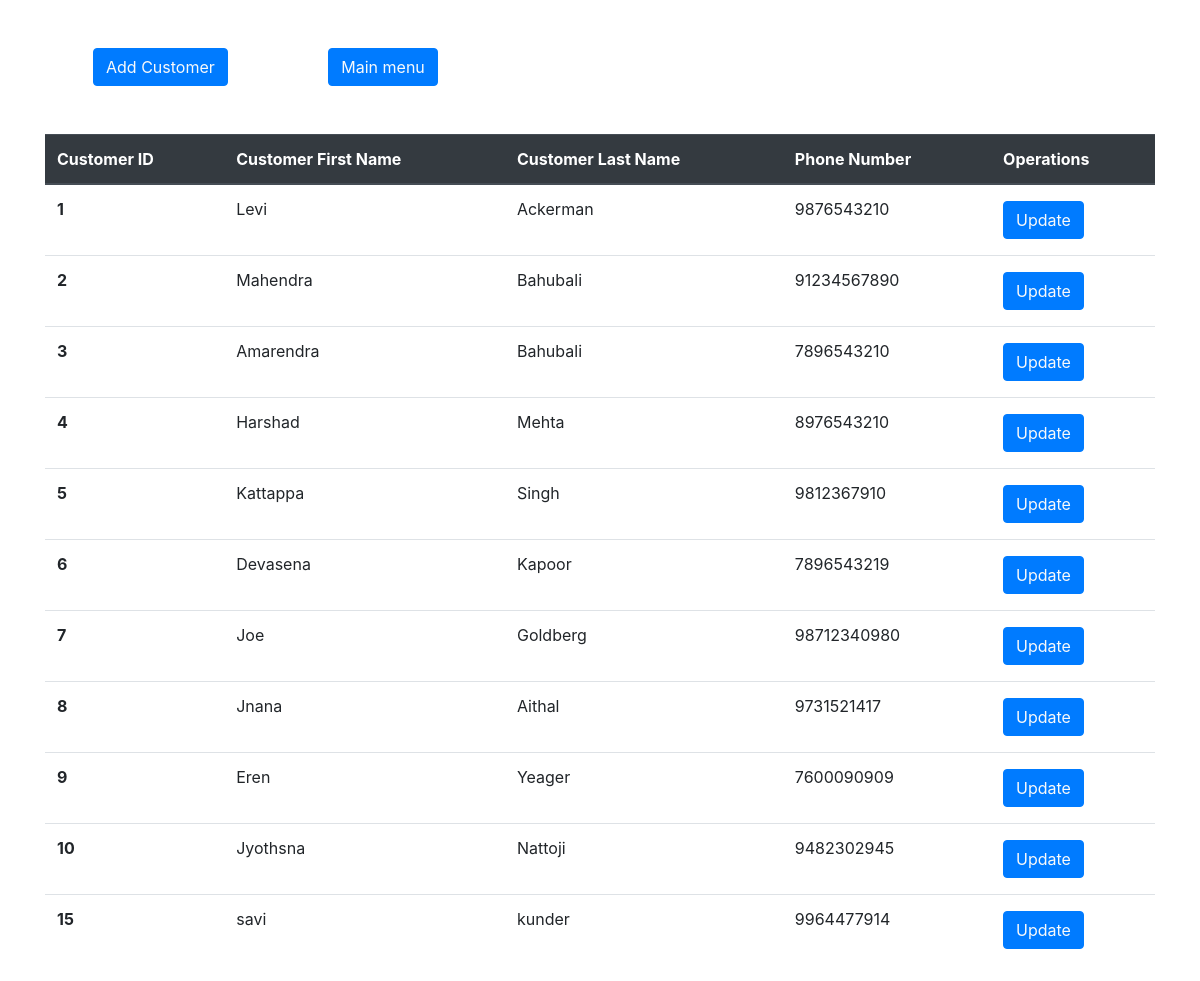
Screenshot of /displaycustomer.php with the database file from the repository.
### tables this page shows
CREATE TABLE `customer` (
  `Cust_ID` int(11) NOT NULL,
  `Cust_first_name` char(20) NOT NULL,
  `Cust_last_name` char(20) NOT NULL,
  `Ph_no` bigint(10) NOT NULL
);

### displaycustomer.php (the view, shortened to what this page needs)
<?php
include 'connect.php';
?>
<!DOCTYPE html>
<html lang="en">
<head>
    <link rel="stylesheet" type="text/css"href="css\bootstrap.min.css"></link>
    <link rel="stylesheet" type="text/css"href="css\style.css"></link>
</head>
<body>
<div class="container">
    <button class="btn btn-primary my-5 mx-5"><a href="addcust.php" class="text-light"> Add Customer</a>
    </button>
    <button class="btn btn-primary my-5 mx-5"><a href="manager.php" class="text-light"> Main menu</a>
    </button>
    <table class="table">
  <thead class="thead-dark">
    <tr>
      <th scope="col">Customer ID</th>
      <th scope="col">Customer First Name</th>
      <th scope="col">Customer Last Name</th>
      <th scope="col">Phone Number</th>
      <th scope="col">Operations</th>
    </tr>
  </thead>
  <tbody>
  <?php
        $sql ="Select * from `customer`";
        $result=mysqli_query($con,$sql);
        if($result)
        {
            while($row=mysqli_fetch_assoc($result))
            {
                $Cust_ID=$row['Cust_ID'];
                $Cust_first_name=$row['Cust_first_name'];
                $Cust_last_name=$row['Cust_last_name'];
                $Phone_no=$row['Ph_no'];
                echo'<tr>
                <th scope="row">'.$Cust_ID.'</th>
                <td>'.$Cust_first_name.'</td>
                <td>'.$Cust_last_name.'</td>
                <td>'.$Phone_no.'</td>
                <td>
                <button class="btn btn-primary my-1"><a href="updatecust.php?
                updateid='.$Cust_ID.'"
                class="text-light">Update</a></button>
                 </td>
              </tr>';
            }
        }
  ?>
  </tbody>
</table>
</div>
</body>
</html>

### rows the page displays
customer: Cust_ID "1", Cust_first_name "Levi", Cust_last_name "Ackerman", Ph_no "9876543210"
customer: Cust_ID "2", Cust_first_name "Mahendra", Cust_last_name "Bahubali", Ph_no "91234567890"
customer: Cust_ID "3", Cust_first_name "Amarendra", Cust_last_name "Bahubali", Ph_no "7896543210"
customer: Cust_ID "4", Cust_first_name "Harshad", Cust_last_name "Mehta", Ph_no "8976543210"
customer: Cust_ID "5", Cust_first_name "Kattappa", Cust_last_name "Singh", Ph_no "9812367910"
customer: Cust_ID "6", Cust_first_name "Devasena", Cust_last_name "Kapoor", Ph_no "7896543219"
customer: Cust_ID "7", Cust_first_name "Joe", Cust_last_name "Goldberg", Ph_no "98712340980"
customer: Cust_ID "8", Cust_first_name "Jnana", Cust_last_name "Aithal", Ph_no "9731521417"
customer: Cust_ID "9", Cust_first_name "Eren", Cust_last_name "Yeager", Ph_no "7600090909"
customer: Cust_ID "10", Cust_first_name "Jyothsna", Cust_last_name "Nattoji", Ph_no "9482302945"
customer: Cust_ID "15", Cust_first_name "savi", Cust_last_name "kunder", Ph_no "9964477914"
